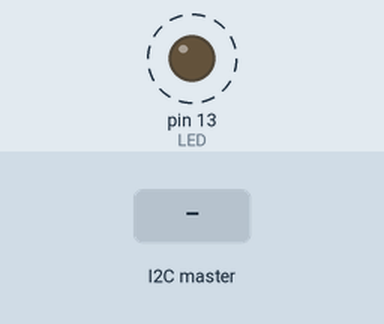
The sketch below on a simulated Arduino Uno, built with avr-gcc and run on an emulated ATmega328P. Parts: output pins drawn as LEDs (lit = HIGH). Dashed ring = blinking. The test bench sets the inputs (shaded band). What the sketch prints to the serial monitor is not drawn.

Above: at 1.26 s.
1.3 s: the I2C master sends the byte 1
Timing chart, 0 to 10.3 s (numbered marks = the images above; inputs shaded):
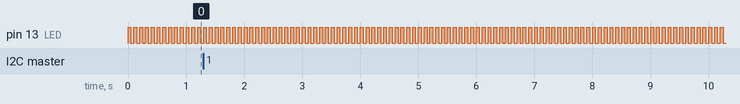

The sketch:

usi2cslave.ino
```cpp
/*
 * Test harness simulating US MB1242 I2C interface
 * The 1242 has two I2C addresses, an even addr defaulted to 224, and an odd address + 1, default 225
 * The even address is the address the sensor reads the range and change address commands from.
 * The odd address is the address the sensor makes available the location bytes, high and low.
 * To get the current range:
 * 1. master sends 81 to even address , default 224
 * 2. master waits at least 100ms as it takes this long to get sensor ping THIS IS A BLOCK
 * 3. master reads from odd address, def 225, the two location bytes
 * 4. master combines high and low bytes to get int representing the range in cm
 * other notes
 * - may want to 3d print a horn for sensor
 * - need to ensure multiple sensors don't fire at same time
 * - as sensor ping is blocking can we run pings in a separate process on rio like auto mode in wpilib us?
 * - other option for auto ping is running ic2 interface on jetson and using redis to provide last pinged loc
 * - but if jetson goes down, no us readings, some risk
 * - will us only be used for autonomous
 */

#include <Wire.h>

#define LED 13
#define I2C_ADDRESS 224

#define READ_SENSOR 81
#define ADDR_UNLOCK_1 170
#define ADDR_UNLOCK_2 165

int currentDistance = 20;
int lastDistanceRead = 0;

void setup() {
    Serial.begin(57600);
    Serial.println("slave starting");
    pinMode (LED, OUTPUT);

    Wire.begin(I2C_ADDRESS);
    Wire.onReceive(receiveEvent); // default 224 addr
    Wire.onRequest(requestEvent); // default 225 addr
}

/*
 * on the real bot this is would be the i2c addr even number that receives a reading or change address command
 */
void receiveEvent(int numBytes) {
    Serial.println("receive event");
    processCommand(numBytes);
}

/*
 * for a master to read the location they will access the read addr + 1, an odd num above the read addr
 */
void requestEvent(){
    Serial.println("request event");
    sendSensorData();
}

/*
 * simulate distance in cm
 */
void loop() {
    digitalWrite(LED, HIGH);
    delay(50);
    digitalWrite(LED, LOW);
    delay(50);
    currentDistance++;
    if(currentDistance > 750){
        currentDistance = 20;
    }
}

#define MAX_BYTES 10
void processCommand(int numBytes){
    Serial.print("command bytes ");
    Serial.println(numBytes);
    byte buffer[MAX_BYTES];
    if(numBytes > 0){
        for(int i=0;i<numBytes;i++){
            buffer[i] = Wire.read();
            Serial.print(buffer[i]);
            Serial.print("\t");
        }
        Serial.print("\n");
        if(buffer[0] == READ_SENSOR){
            readSensorCommand();
        } else if(numBytes == 3){
            if(buffer[0] == ADDR_UNLOCK_1 && buffer[1] == ADDR_UNLOCK_2){
                changeAddressCommand(buffer[2]);
            }
        }
    }
}

void readSensorCommand(){
    Serial.print("reading sensor:");
    Serial.println(currentDistance);
    lastDistanceRead = currentDistance;
}

void sendSensorData(){
    Serial.print("lastDistanceRead send:");
    Serial.println(lastDistanceRead);
    byte bytes[2];
    bytes[0] = lastDistanceRead & 0xff;
    bytes[1] = (lastDistanceRead>>8) & 0xff;
    Serial.println(bytes[0]);
    Serial.println(bytes[1]);
    Wire.write(bytes,2);
}

void changeAddressCommand(byte newAddress){
    Serial.print("change address to: ");
    Serial.println(newAddress);
    Wire.begin(newAddress);
}
```

Measured:
- by itself, pin 13 (LED): alternates HIGH for 0.05 s and LOW for 0.05 s
